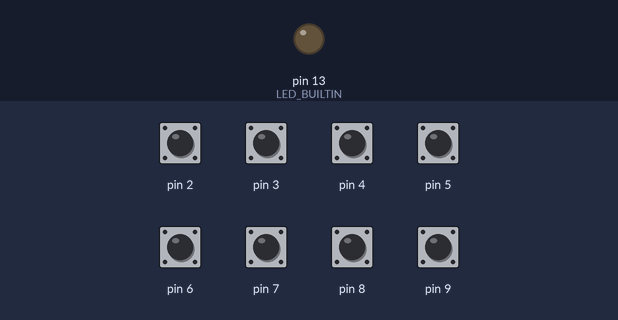
A sketch run on a simulated Arduino Uno, built with avr-gcc and run on an emulated ATmega328P. On the bench: output pins drawn as LEDs (lit = HIGH). Inputs (shaded band) come from the test bench; at power-on: pin 2–9 HIGH. What the sketch prints to the serial monitor is not drawn.

Above: at 1.2 s.
1.3 s: pin 2 pulled LOW for 0.15 s
At 1.38 s:
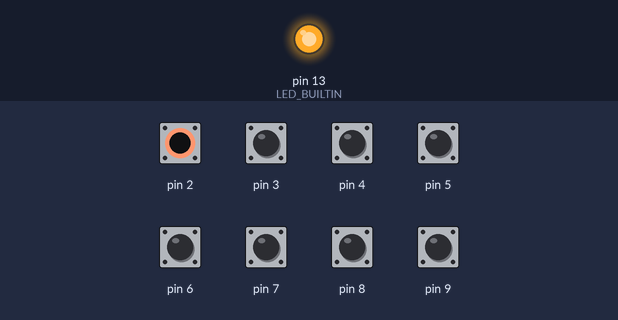
2.9 s: pin 3 pulled LOW for 0.15 s
At 4.0 s:
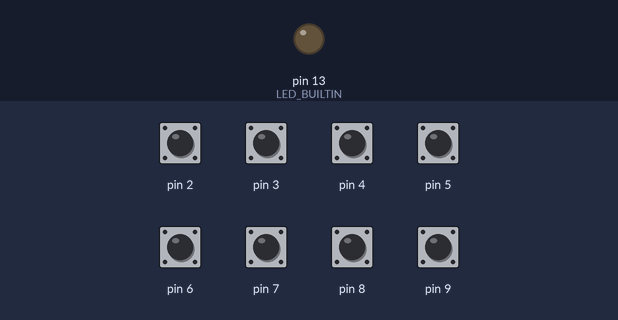
4.5 s: pin 4 pulled LOW for 0.15 s
At 4.57 s:
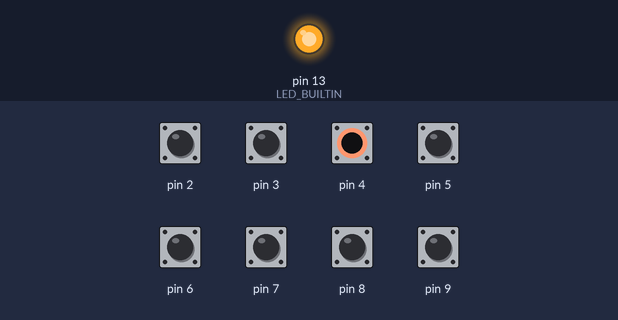
6.1 s: pin 5 pulled LOW for 0.15 s
At 7.6 s:
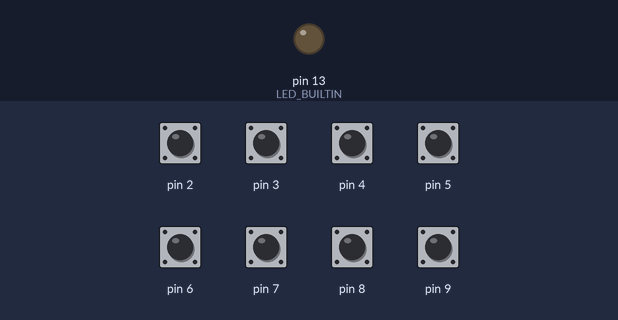
9.2 s: pin 6 pulled LOW for 0.15 s
At 9.8 s:
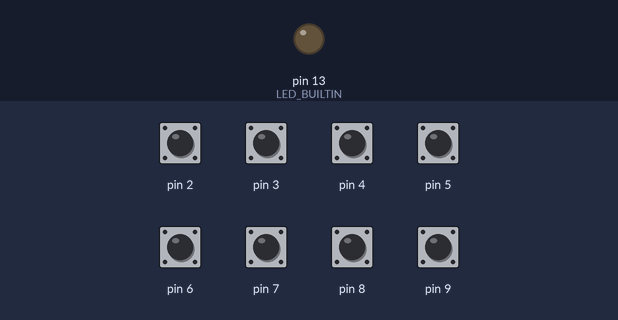
12.3 s: pin 7 pulled LOW for 0.15 s
At 12.38 s:
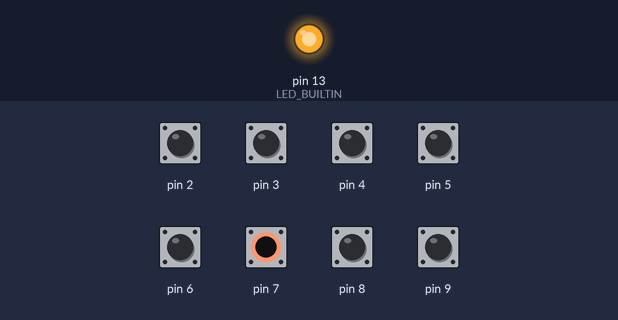
Timing chart, 0 to 14.9 s (numbered marks = the images above; inputs shaded):
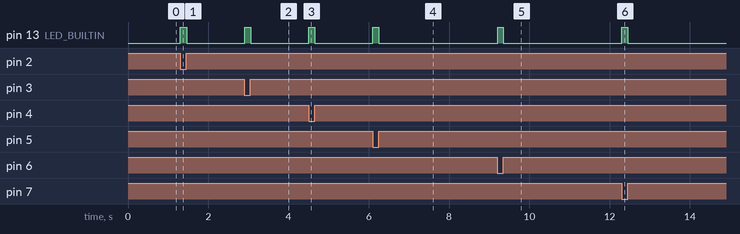

Measured:
- after the input at 1.3 s, pin 13 (LED_BUILTIN): LOW → HIGH at once, → LOW 0.15 s later
- after the input at 2.9 s, pin 13 (LED_BUILTIN): LOW → HIGH at once, → LOW 0.15 s later
- after the input at 4.5 s, pin 13 (LED_BUILTIN): LOW → HIGH at once, → LOW 0.15 s later
- after the input at 6.1 s, pin 13 (LED_BUILTIN): LOW → HIGH at once, → LOW 0.15 s later
- after the input at 9.2 s, pin 13 (LED_BUILTIN): LOW → HIGH at once, → LOW 0.14 s later
- after the input at 12.3 s, pin 13 (LED_BUILTIN): LOW → HIGH at once, → LOW 0.15 s later

The sketch:

GamepadClient.ino
```cpp
/****************************************************************
 * DIY Gamepad Code
 ****************************************************************/

void setup() {
  // Setup the LED on the Arduino board so we can make it blink!
  pinMode(LED_BUILTIN, OUTPUT);

  // We will send out the "serial"ized buttons over the Serial port
  // to the game console or computer
  Serial.begin(2400);

  // These pins map to the buttons:
  pinMode(2, INPUT_PULLUP);
  pinMode(3, INPUT_PULLUP);
  pinMode(4, INPUT_PULLUP);
  pinMode(5, INPUT_PULLUP);
  pinMode(6, INPUT_PULLUP);
  pinMode(7, INPUT_PULLUP);
  pinMode(8, INPUT_PULLUP);
  pinMode(9, INPUT_PULLUP);
}

bool button_pressed(int button_number)
{
  return digitalRead(button_number) == 0;
}

void loop() {

  // Add up all the buttons into a single number
  byte number_to_transmit = 0;
  if (button_pressed(2)) number_to_transmit += 0b00000001;
  if (button_pressed(3)) number_to_transmit += 0b00000010;
  if (button_pressed(4)) number_to_transmit += 0b00000100;
  if (button_pressed(5)) number_to_transmit += 0b00001000;
  if (button_pressed(6)) number_to_transmit += 0b00010000;
  if (button_pressed(7)) number_to_transmit += 0b00100000;
  if (button_pressed(8)) number_to_transmit += 0b01000000;
  if (button_pressed(9)) number_to_transmit += 0b10000000;

  // Send the number representing the buttons that are pressed
  Serial.write(number_to_transmit);

  // Turn on the LED if any button is pressed
  digitalWrite(LED_BUILTIN, number_to_transmit > 0);

  delay(10);
}
```
